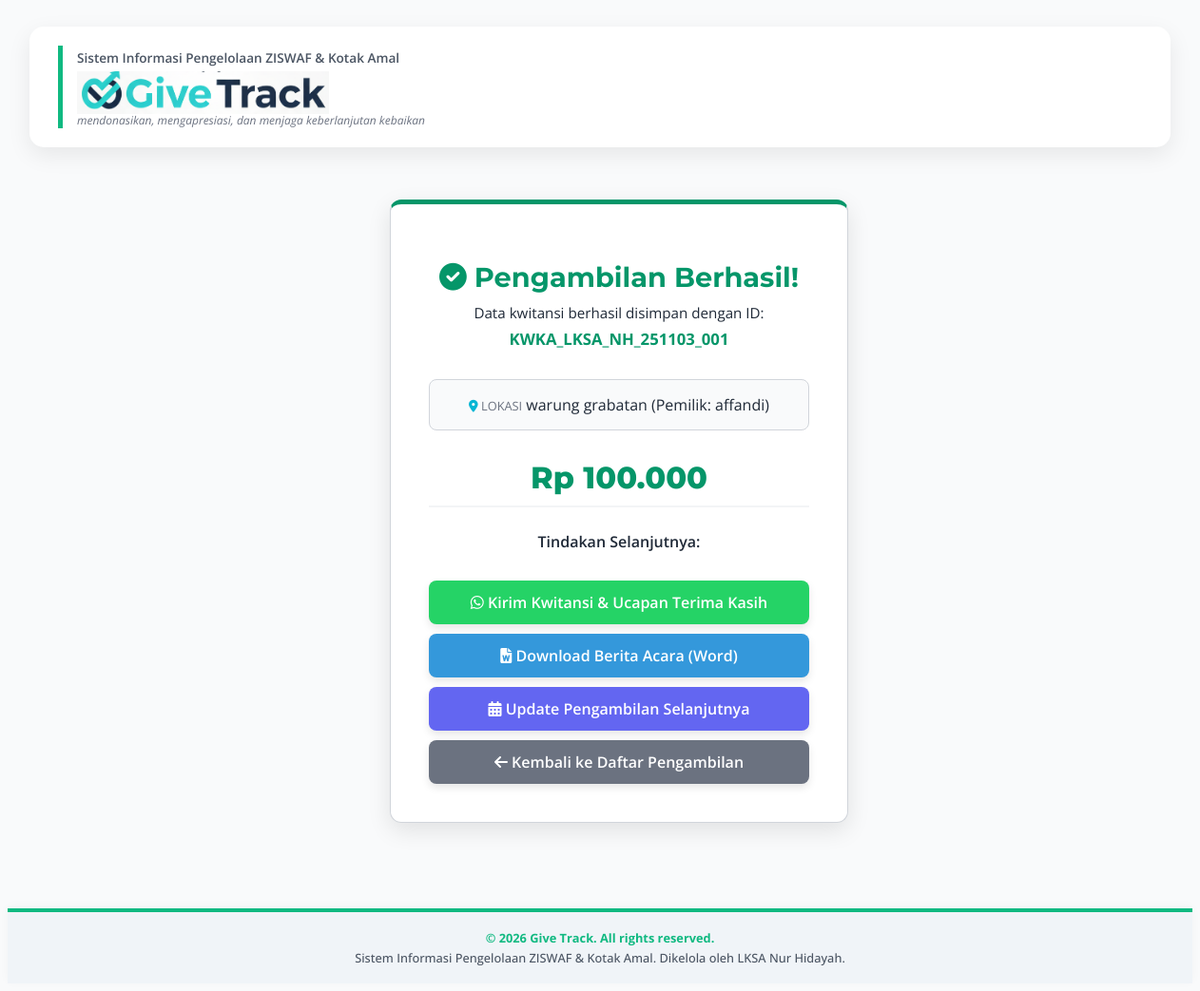
Screenshot of /pages/konfirmasi_pengambilan.php?kwitansi=KWKA_LKSA_NH_251103_001 (signed in) with the database file from the repository.
### tables this page shows
CREATE TABLE `dana_kotakamal` (
  `ID_Kwitansi_KA` varchar(40) NOT NULL,
  `Id_lksa` varchar(25) NOT NULL,
  `ID_KotakAmal` varchar(30) NOT NULL,
  `Id_user` varchar(30) NOT NULL COMMENT 'Petugas yang mengambil',
  `Tgl_Ambil` date NOT NULL,
  `JmlUang` int NOT NULL
);

CREATE TABLE `kotakamal` (
  `ID_KotakAmal` varchar(30) NOT NULL,
  `Id_lksa` varchar(25) NOT NULL,
  `Nama_Toko` varchar(150) NOT NULL,
  `Alamat_Toko` text NOT NULL COMMENT 'Alamat lengkap gabungan',
  `ID_Provinsi` varchar(100) DEFAULT NULL,
  `ID_Kabupaten` varchar(100) DEFAULT NULL,
  `ID_Kecamatan` varchar(100) DEFAULT NULL,
  `ID_Kelurahan` varchar(100) DEFAULT NULL,
  `Nama_Pemilik` varchar(100) DEFAULT NULL,
  `WA_Pemilik` varchar(20) DEFAULT NULL,
  `Email` varchar(100) DEFAULT NULL,
  `Google_Maps_Link` varchar(255) DEFAULT NULL,
  `Jadwal_Pengambilan` varchar(50) DEFAULT NULL COMMENT 'Bisa berupa tanggal YYYY-MM-DD atau deskripsi hari',
  `Ket` text COMMENT 'Keterangan tambahan',
  `Foto` varchar(255) DEFAULT NULL,
  `Latitude` decimal(10,8) DEFAULT NULL,
  `Longitude` decimal(11,8) DEFAULT NULL,
  `Status` enum('Active','Archived') NOT NULL DEFAULT 'Active'
);

### pages/konfirmasi_pengambilan.php (the view, shortened to what this page needs)
<?php
include '../config/database.php';
include '../includes/header.php';
$id_kwitansi = $_GET['kwitansi'] ?? '';
$sql = "SELECT dka.JmlUang, ka.ID_KotakAmal, ka.Nama_Toko, ka.Nama_Pemilik, ka.WA_Pemilik, dka.Tgl_Ambil
        FROM Dana_KotakAmal dka
        JOIN KotakAmal ka ON dka.ID_KotakAmal = ka.ID_KotakAmal
        WHERE dka.ID_Kwitansi_KA = ?";
$stmt = $conn->prepare($sql);
$stmt->bind_param("s", $id_kwitansi);
$stmt->execute();
$result = $stmt->get_result();
$data = $result->fetch_assoc();
$wa_number = $data['WA_Pemilik'] ?? '';
$nama_toko = $data['Nama_Toko'];
$nominal_raw = $data['JmlUang'] ?? 0;
$nominal = number_format($nominal_raw, 0, ',', '.');
$tgl = date('d/m/Y', strtotime($data['Tgl_Ambil']));
$wa_link = '#';
if ($wa_number) {
    $clean_wa = preg_replace('/[^0-9]/', '', $wa_number);
    $wa_link_number = (substr($clean_wa, 0, 1) === '0') ? '62' . substr($clean_wa, 1) : $clean_wa;
    $pesan_wa = urlencode(
        "Assalamualaikum Bapak/Ibu {$data['Nama_Pemilik']},\n\n" .
        "Kami dari LKSA Nur Hidayah mengucapkan terima kasih atas partisipasi Anda dalam program Kotak Amal.\n\n" .
        "Berikut rincian pengambilan dana:\n" .
        "No. Kwitansi: {$id_kwitansi}\n" .
        "Lokasi: {$nama_toko}\n" .
        "Tanggal: {$tgl}\n" .
        "Nominal yang diambil: Rp {$nominal}\n\n" .
        "Semoga berkah. Terima kasih atas kerja samanya.\n\n" .
        "Hormat Kami,\n" .
        "Petugas LKSA Nur Hidayah"
    );
    $wa_link = "https://wa.me/{$wa_link_number}?text={$pesan_wa}";
}
$jadwal_link = "form_ganti_jadwal.php?id=" . $data['ID_KotakAmal'];
?>
<div class="content" style="padding: 0; background: none; box-shadow: none;">
    <div class="confirmation-card">
        <h1><i class="fas fa-check-circle"></i> Pengambilan Berhasil!</h1>
        <p class="kwitansi-status">
            Data kwitansi berhasil disimpan dengan ID:
            <span class="id-kwitansi"><?php echo htmlspecialchars($id_kwitansi); ?></span>
        </p>
        <div class="info-box-wrapper">
            <small><i class="fas fa-map-marker-alt" style="color: var(--accent-color);"></i> LOKASI</small>
            <span class="location-detail">
                <?php echo htmlspecialchars($data['Nama_Toko']); ?> (Pemilik: <?php echo htmlspecialchars($data['Nama_Pemilik']); ?>)
            </span>
        </div>
        <div class="nominal-display">
            Rp <?php echo $nominal; ?>
        </div>
        <p style="font-weight: 600; color: var(--primary-color); margin-bottom: 20px;">Tindakan Selanjutnya:</p>
        <div class="action-buttons">
            <a href="<?php echo $wa_link; ?>" target="_blank" class="btn-wa">
                <i class="fab fa-whatsapp"></i> Kirim Kwitansi & Ucapan Terima Kasih
            </a>
            <a href="cetak_berita_acara_word.php?kwitansi=<?php echo htmlspecialchars($id_kwitansi); ?>"
               target="_blank"
               class="btn-schedule"
               style="background-color: #3498DB;">
                <i class="fas fa-file-word"></i> Download Berita Acara (Word)
            </a>
            <a href="<?php echo $jadwal_link; ?>" class="btn-schedule">
                <i class="fas fa-calendar-alt"></i> Update Pengambilan Selanjutnya
            </a>
            <a href="dana-kotak-amal.php" class="btn btn-cancel">
                <i class="fas fa-arrow-left"></i> Kembali ke Daftar Pengambilan
            </a>
        </div>
    </div>
</div>
<?php
include '../includes/footer.php';
?>

### includes/header.php (style rules this page uses)
:root { --primary-color: #1F2937; --secondary-color: #10B981; --tertiary-color: #F9FAFB; --text-dark: #1F2937; --text-light: #fff; --bg-light: #F9FAFB; --border-color: #E5E7EB; --form-bg: #FFFFFF; }
body { font-family: 'Open Sans', sans-serif; background-color: var(--bg-light); background-size: cover; background-position: center; background-attachment: fixed; color: var(--text-dark); min-height: 100vh; overflow-x: hidden; }
.content { padding: 30px 40px; background-color: var(--form-bg); border-radius: 15px; box-shadow: 0 5px 20px rgba(0, 0, 0, 0.05); margin-top: 15px; display: flex; gap: 30px; align-items: flex-start; }
.btn { padding: 10px 20px; border: none; cursor: pointer; text-decoration: none; border-radius: 8px; font-weight: 600; transition: transform 0.2s, box-shadow 0.2s; display: inline-block; box-shadow: 0 3px 8px rgba(0, 0, 0, 0.05); }
.btn-cancel { background: #6B7280; color: white; }

### pages/konfirmasi_pengambilan.php (style rules this page uses)
:root { --primary-color: #1F2937; --accent-color: #06B6D4; --success-color: #059669; --wa-color: #25D366; --schedule-color: #6366F1; --cancel-color: #6B7280; --border-color: #D1D5DB; }
.content { display: flex !important; flex-direction: column; justify-content: center; align-items: center; min-height: 80vh; padding: 20px !important; box-shadow: none !important; background: none !important; width: 100%; margin-top: 0 !important; }
.confirmation-card { max-width: 400px; width: 100%; padding: 40px; background-color: #fff; border-radius: 12px; box-shadow: 0 8px 25px rgba(0,0,0,0.1); border: 1px solid var(--border-color); border-top: 5px solid var(--success-color); text-align: center; margin: 0; }
.confirmation-card h1 { font-family: 'Montserrat', sans-serif; font-size: 1.8em; color: var(--success-color); font-weight: 700; margin-bottom: 5px; }
.kwitansi-status { font-family: 'Open Sans', sans-serif; font-size: 0.95em; color: var(--primary-color); margin-top: 10px; margin-bottom: 30px; line-height: 1.4; }
.kwitansi-status .id-kwitansi { font-weight: 700; color: var(--success-color); display: block; font-size: 1.1em; margin-top: 5px; }
.info-box-wrapper { background-color: #F9FAFB; padding: 15px; border-radius: 8px; margin-bottom: 30px; border: 1px solid var(--border-color); }
.info-box-wrapper small { color: var(--cancel-color); font-size: 0.8em; }
.nominal-display { font-family: 'Montserrat', sans-serif; font-size: 2.0em; font-weight: 800; color: var(--success-color); margin: 15px 0 25px 0; border-bottom: 2px solid #F3F4F6; padding-bottom: 10px; }
.action-buttons { display: flex; flex-direction: column; gap: 10px; margin-top: 30px; }
.action-buttons a { padding: 12px; font-size: 1.0em; font-weight: 600; border-radius: 8px; text-decoration: none; transition: transform 0.2s, box-shadow 0.2s; box-shadow: 0 4px 8px rgba(0,0,0,0.1); }
.btn-wa { background-color: var(--wa-color); color: white; }
.btn-schedule { background-color: var(--schedule-color); color: white; }
.btn-cancel { background-color: var(--cancel-color) !important; color: white; }

### rows the page displays
dana_kotakamal: ID_KotakAmal.Nama_Toko "warung grabatan", ID_KotakAmal.Nama_Pemilik "affandi", JmlUang "100.000"

### other values shown
$id_kwitansi "KWKA_LKSA_NH_251103_001"
